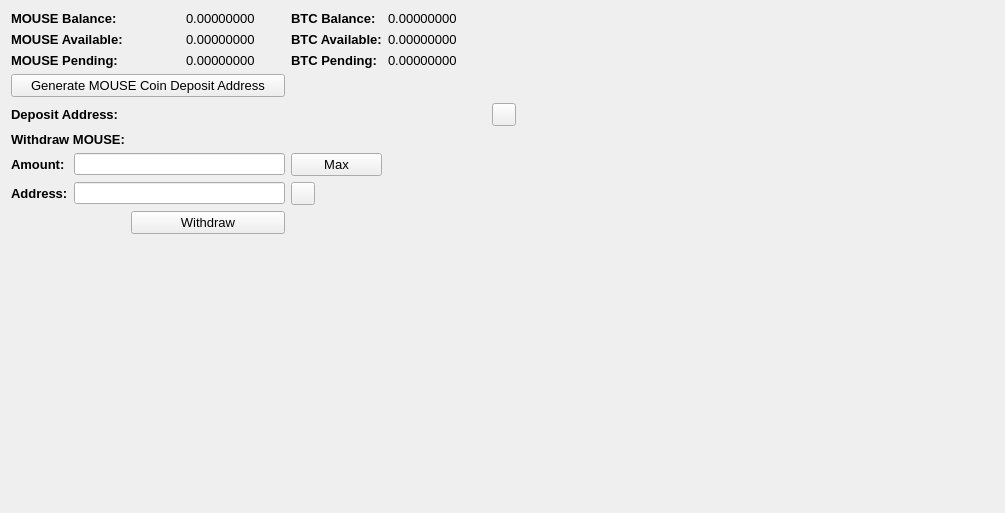
     <widget class="QWidget" name="BalanceTab">
      <attribute name="title">
       <string>Balance</string>
      </attribute>
      <layout class="QGridLayout" name="gridLayout_2">
       <item row="0" column="0" colspan="2">
        <widget class="QLabel" name="label_11">
         <property name="font">
          <font>
           <pointsize>10</pointsize>
           <weight>75</weight>
           <bold>true</bold>
          </font>
         </property>
         <property name="text">
          <string>MOUSE Balance:</string>
         </property>
        </widget>
       </item>
       <item row="0" column="3">
        <widget class="QLabel" name="HMBalanceLabel">
         <property name="font">
          <font>
           <pointsize>10</pointsize>
          </font>
         </property>
         <property name="text">
          <string>0.00000000</string>
         </property>
         <property name="textInteractionFlags">
          <set>Qt::LinksAccessibleByMouse|Qt::TextSelectableByMouse</set>
         </property>
        </widget>
       </item>
       <item row="0" column="4">
        <widget class="QLabel" name="label_12">
         <property name="font">
          <font>
           <pointsize>10</pointsize>
           <weight>75</weight>
           <bold>true</bold>
          </font>
         </property>
         <property name="text">
          <string>BTC Balance:</string>
         </property>
        </widget>
       </item>
       <item row="0" column="5">
        <widget class="QLabel" name="BitcoinBalanceLabel">
         <property name="font">
          <font>
           <pointsize>10</pointsize>
          </font>
         </property>
         <property name="text">
          <string>0.00000000</string>
         </property>
         <property name="textInteractionFlags">
          <set>Qt::LinksAccessibleByMouse|Qt::TextSelectableByMouse</set>
         </property>
        </widget>
       </item>
       <item row="0" column="7" rowspan="10">
        <spacer name="horizontalSpacer_4">
         <property name="orientation">
          <enum>Qt::Horizontal</enum>
         </property>
         <property name="sizeHint" stdset="0">
          <size>
           <width>478</width>
           <height>488</height>
          </size>
         </property>
        </spacer>
       </item>
       <item row="1" column="0" colspan="2">
        <widget class="QLabel" name="label_13">
         <property name="font">
          <font>
           <pointsize>10</pointsize>
           <weight>75</weight>
           <bold>true</bold>
          </font>
         </property>
         <property name="text">
          <string>MOUSE Available:</string>
         </property>
        </widget>
       </item>
       <item row="1" column="3">
        <widget class="QLabel" name="HMAvailableLabel_2">
         <property name="font">
          <font>
           <pointsize>10</pointsize>
          </font>
         </property>
         <property name="text">
          <string>0.00000000</string>
         </property>
         <property name="textInteractionFlags">
          <set>Qt::LinksAccessibleByMouse|Qt::TextSelectableByMouse</set>
         </property>
        </widget>
       </item>
       <item row="1" column="4">
        <widget class="QLabel" name="label_15">
         <property name="font">
          <font>
           <pointsize>10</pointsize>
           <weight>75</weight>
           <bold>true</bold>
          </font>
         </property>
         <property name="text">
          <string>BTC Available:</string>
         </property>
        </widget>
       </item>
       <item row="1" column="5">
        <widget class="QLabel" name="BitcoinAvailableLabel">
         <property name="font">
          <font>
           <pointsize>10</pointsize>
          </font>
         </property>
         <property name="text">
          <string>0.00000000</string>
         </property>
         <property name="textInteractionFlags">
          <set>Qt::LinksAccessibleByMouse|Qt::TextSelectableByMouse</set>
         </property>
        </widget>
       </item>
       <item row="2" column="0" colspan="2">
        <widget class="QLabel" name="label_14">
         <property name="font">
          <font>
           <pointsize>10</pointsize>
           <weight>75</weight>
           <bold>true</bold>
          </font>
         </property>
         <property name="text">
          <string>MOUSE Pending:</string>
         </property>
        </widget>
       </item>
       <item row="2" column="3">
        <widget class="QLabel" name="HMPendingLabel">
         <property name="font">
          <font>
           <pointsize>10</pointsize>
          </font>
         </property>
         <property name="text">
          <string>0.00000000</string>
         </property>
         <property name="textInteractionFlags">
          <set>Qt::LinksAccessibleByMouse|Qt::TextSelectableByMouse</set>
         </property>
        </widget>
       </item>
       <item row="2" column="4">
        <widget class="QLabel" name="label_31">
         <property name="font">
          <font>
           <pointsize>10</pointsize>
           <weight>75</weight>
           <bold>true</bold>
          </font>
         </property>
         <property name="text">
          <string>BTC Pending:</string>
         </property>
        </widget>
       </item>
       <item row="2" column="5">
        <widget class="QLabel" name="BitcoinPendingLabel">
         <property name="font">
          <font>
           <pointsize>10</pointsize>
          </font>
         </property>
         <property name="text">
          <string>0.00000000</string>
         </property>
         <property name="textInteractionFlags">
          <set>Qt::LinksAccessibleByMouse|Qt::TextSelectableByMouse</set>
         </property>
        </widget>
       </item>
       <item row="3" column="0" colspan="4">
        <widget class="QPushButton" name="GenDepositBTN">
         <property name="font">
          <font>
           <pointsize>10</pointsize>
          </font>
         </property>
         <property name="text">
          <string>Generate MOUSE Coin Deposit Address</string>
         </property>
        </widget>
       </item>
       <item row="4" column="0" colspan="3">
        <widget class="QLabel" name="label_33">
         <property name="font">
          <font>
           <pointsize>10</pointsize>
           <weight>75</weight>
           <bold>true</bold>
          </font>
         </property>
         <property name="text">
          <string>Deposit Address:</string>
         </property>
        </widget>
       </item>
       <item row="4" column="3" colspan="3">
        <widget class="QLabel" name="DepositAddressLabel">
         <property name="minimumSize">
          <size>
           <width>300</width>
           <height>0</height>
          </size>
         </property>
         <property name="palette">
          <palette>
           <active>
            <colorrole role="WindowText">
             <brush brushstyle="SolidPattern">
              <color alpha="255">
               <red>0</red>
               <green>0</green>
               <blue>0</blue>
              </color>
             </brush>
            </colorrole>
            <colorrole role="Text">
             <brush brushstyle="SolidPattern">
              <color alpha="255">
               <red>0</red>
               <green>0</green>
               <blue>255</blue>
              </color>
             </brush>
            </colorrole>
           </active>
           <inactive>
            <colorrole role="WindowText">
             <brush brushstyle="SolidPattern">
              <color alpha="255">
               <red>0</red>
               <green>0</green>
               <blue>0</blue>
              </color>
             </brush>
            </colorrole>
            <colorrole role="Text">
             <brush brushstyle="SolidPattern">
              <color alpha="255">
               <red>0</red>
               <green>0</green>
               <blue>255</blue>
              </color>
             </brush>
            </colorrole>
           </inactive>
           <disabled>
            <colorrole role="WindowText">
             <brush brushstyle="SolidPattern">
              <color alpha="255">
               <red>120</red>
               <green>120</green>
               <blue>120</blue>
              </color>
             </brush>
            </colorrole>
            <colorrole role="Text">
             <brush brushstyle="SolidPattern">
              <color alpha="255">
               <red>120</red>
               <green>120</green>
               <blue>120</blue>
              </color>
             </brush>
            </colorrole>
           </disabled>
          </palette>
         </property>
         <property name="font">
          <font>
           <pointsize>10</pointsize>
           <weight>75</weight>
           <bold>true</bold>
          </font>
         </property>
         <property name="text">
          <string/>
         </property>
         <property name="alignment">
          <set>Qt::AlignRight|Qt::AlignTrailing|Qt::AlignVCenter</set>
         </property>
         <property name="textInteractionFlags">
          <set>Qt::LinksAccessibleByMouse|Qt::TextSelectableByKeyboard|Qt::TextSelectableByMouse</set>
         </property>
        </widget>
       </item>
       <item row="4" column="6">
        <widget class="QToolButton" name="DepositCopyButton">
         <property name="toolTip">
          <string>Copy to clipboard</string>
         </property>
         <property name="text">
          <string/>
         </property>
         <property name="icon">
          <iconset resource="../bitcoin.qrc">
           <normaloff>:/icons/editcopy</normaloff>:/icons/editcopy</iconset>
         </property>
         <property name="shortcut">
          <string>Alt+P</string>
         </property>
        </widget>
       </item>
       <item row="5" column="0" colspan="2">
        <widget class="QLabel" name="label_34">
         <property name="font">
          <font>
           <pointsize>10</pointsize>
           <weight>75</weight>
           <bold>true</bold>
          </font>
         </property>
         <property name="text">
          <string>Withdraw MOUSE:</string>
         </property>
        </widget>
       </item>
       <item row="6" column="0">
        <widget class="QLabel" name="label_26">
         <property name="font">
          <font>
           <pointsize>10</pointsize>
           <weight>75</weight>
           <bold>true</bold>
          </font>
         </property>
         <property name="text">
          <string>Amount:</string>
         </property>
        </widget>
       </item>
       <item row="6" column="1" colspan="3">
        <widget class="QLineEdit" name="WithdrawUnitsInput">
         <property name="font">
          <font>
           <pointsize>9</pointsize>
           <weight>75</weight>
           <bold>true</bold>
          </font>
         </property>
         <property name="text">
          <string/>
         </property>
        </widget>
       </item>
       <item row="6" column="4">
        <widget class="QPushButton" name="Withdraw_Max_Amount">
         <property name="font">
          <font>
           <pointsize>10</pointsize>
          </font>
         </property>
         <property name="text">
          <string>Max</string>
         </property>
        </widget>
       </item>
       <item row="7" column="0">
        <widget class="QLabel" name="label_10">
         <property name="font">
          <font>
           <pointsize>10</pointsize>
           <weight>75</weight>
           <bold>true</bold>
          </font>
         </property>
         <property name="text">
          <string>Address:</string>
         </property>
        </widget>
       </item>
       <item row="7" column="1" colspan="3">
        <widget class="QLineEdit" name="WithdrawAddress">
         <property name="font">
          <font>
           <pointsize>9</pointsize>
           <weight>75</weight>
           <bold>true</bold>
          </font>
         </property>
        </widget>
       </item>
       <item row="7" column="4">
        <widget class="QToolButton" name="WithdrawPasteButton">
         <property name="toolTip">
          <string>Paste from clipboard</string>
         </property>
         <property name="text">
          <string/>
         </property>
         <property name="icon">
          <iconset resource="../bitcoin.qrc">
           <normaloff>:/icons/editpaste</normaloff>:/icons/editpaste</iconset>
         </property>
         <property name="shortcut">
          <string>Alt+P</string>
         </property>
        </widget>
       </item>
       <item row="8" column="2" colspan="2">
        <widget class="QPushButton" name="WithdrawUnitsBtn">
         <property name="font">
          <font>
           <pointsize>10</pointsize>
          </font>
         </property>
         <property name="text">
          <string>Withdraw</string>
         </property>
        </widget>
       </item>
       <item row="9" column="0" colspan="6">
        <spacer name="verticalSpacer">
         <property name="orientation">
          <enum>Qt::Vertical</enum>
         </property>
         <property name="sizeHint" stdset="0">
          <size>
           <width>428</width>
           <height>262</height>
          </size>
         </property>
        </spacer>
       </item>
      </layout>
      <zorder>label_31</zorder>
      <zorder>label_15</zorder>
      <zorder>label_12</zorder>
      <zorder>label_14</zorder>
      <zorder>label_13</zorder>
      <zorder>label_11</zorder>
      <zorder>BitcoinBalanceLabel</zorder>
      <zorder>HMBalanceLabel</zorder>
      <zorder>HMAvailableLabel_2</zorder>
      <zorder>HMPendingLabel</zorder>
      <zorder>BitcoinAvailableLabel</zorder>
      <zorder>BitcoinPendingLabel</zorder>
      <zorder>label_33</zorder>
      <zorder>GenDepositBTN</zorder>
      <zorder>DepositAddressLabel</zorder>
      <zorder>Withdraw_Max_Amount</zorder>
      <zorder>label_34</zorder>
      <zorder>WithdrawUnitsInput</zorder>
      <zorder>label_10</zorder>
      <zorder>label_26</zorder>
      <zorder>WithdrawAddress</zorder>
      <zorder>WithdrawUnitsBtn</zorder>
      <zorder>horizontalSpacer_4</zorder>
      <zorder>verticalSpacer</zorder>
      <zorder>WithdrawPasteButton</zorder>
      <zorder>DepositCopyButton</zorder>
     </widget>
